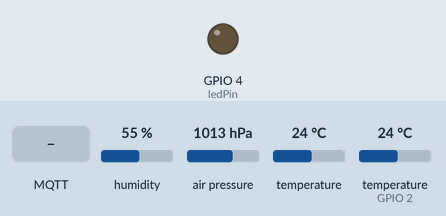
Bench run of a sketch on a simulated ESP32. On the bench: output pins drawn as LEDs (lit = HIGH). Inputs (shaded band) come from the test bench; at power-on: humidity 55 %, air pressure 1013 hPa, temperature 24 °C, temperature (sensor on GPIO 2) 24 °C. WiFi joins after 1.5 s; servers stay silent unless stated; no MQTT or app messages arrive unless stated; what the sketch prints to the serial monitor is not drawn.

Above: at 2.7 s.
2.8 s: MQTT message "on" arrives on the first subscribed topic
At 3.3 s:
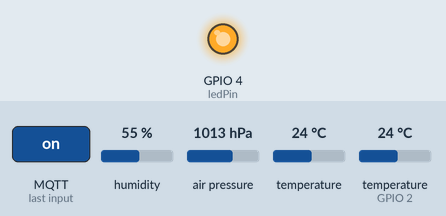
5.8 s: MQTT message "off" arrives on the first subscribed topic
At 6.9 s:
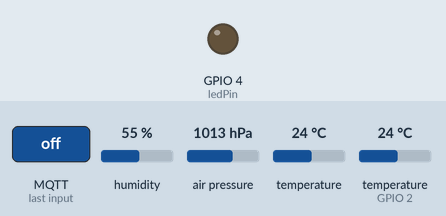
Timing chart, 0 to 8.8 s (numbered marks = the images above; inputs shaded):
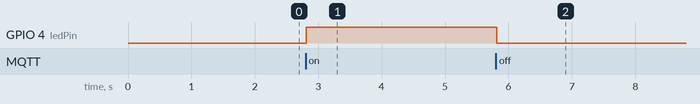

Measured:
- after the input at 2.8 s, GPIO 4 (ledPin): LOW → HIGH at once
- after the input at 5.8 s, GPIO 4 (ledPin): HIGH → LOW at once

The sketch:

esp32_nodered.ino
```cpp
#include <WiFi.h>
const char* ssid = "HUAWEI Y9s";
const char* password = "grey1sucksass2";
WiFiClient espClient;

#include <PubSubClient.h>
const char* mqtt_server = "192.168.43.62";
PubSubClient client(espClient);
long lastMsg = 0;
char msg[50];
int value = 0;

#include <Wire.h>
#include <Adafruit_BMP280.h>
#include <Adafruit_Sensor.h>
#include <SPI.h>
#define BMP_SCK 18
#define BMP_MISO 19
#define BMP_MOSI 23
#define BMP_CS 5
Adafruit_BMP280 bmp; // I2C
#include "DHT.h"
#define dht_dpin 2
#define DHTTYPE DHT11   // DHT 11
DHT dht(dht_dpin, DHTTYPE);


float temperature = 0.0;
float humidite = 0.0;
float pressure =0.0;
float altitude =0.0;
char* topic;
char* messageTemp;
// LED Pin
const int ledPin = 4;

void setup() {
  Serial.begin(9600);

  //status = bme.begin();
  if (!bmp.begin(0x76)) {
    Serial.println("Could not find a valid BME280 sensor, check wiring!");
    while (1);
  }
  Serial.println(" BME280 sensor detected");
  setup_wifi();
  client.setServer(mqtt_server, 1883);
  client.setCallback(callback);

  pinMode(ledPin, OUTPUT);
}

void setup_wifi() {
  delay(10);
  // We start by connecting to a WiFi network
  Serial.println();
  Serial.print("Connecting to ");
  Serial.println(ssid);

  WiFi.begin(ssid, password);

  while (WiFi.status() != WL_CONNECTED) {
    delay(500);
    Serial.print(".");
  }

  Serial.println("");
  Serial.println("WiFi connected");
  Serial.println("IP address: ");
  Serial.println(WiFi.localIP());
}

void callback(char* topic, byte* message, unsigned int length) {
  Serial.print("Message arrived on topic: ");
  Serial.print(topic);
  Serial.print(". Message: ");
  String messageTemp;

  for (int i = 0; i < length; i++) {
    Serial.print((char)message[i]);
    messageTemp += (char)message[i];
  }
  Serial.println();

  if (String(topic) == "Room1/output") {
    Serial.print("Changing output to ");
    if(messageTemp == "on"){
      Serial.println("on");
      digitalWrite(ledPin, HIGH);
    }
    else if(messageTemp == "off"){
      Serial.println("off");
      digitalWrite(ledPin, LOW);
    }
  }
}

void reconnect() {
  // Loop until we're reconnected
  while (!client.connected()) {
    Serial.print("Attempting MQTT connection...");
    // Attempt to connect
    if (client.connect("ESP32Client")) {
      Serial.println("connected");
      // Subscribe
      client.subscribe("Room1/output");
    } else {
      Serial.print("failed, rc=");
      Serial.print(client.state());
      Serial.println(" try again in 5 seconds");
      // Wait 5 seconds before retrying
      delay(5000);
    }
  }
}
void loop() {
  if (!client.connected()) {
    reconnect();
  }
  client.loop();

  long now = millis();
  if (now - lastMsg > 5000) {
    lastMsg = now;

    //  ************* Temperature in Celsius *************

    temperature = bmp.readTemperature();
    char tempString[8];
    dtostrf(temperature, 1, 2, tempString);
    Serial.print("Temperature: ");
    Serial.println(tempString);
    client.publish("Room1/temperature", tempString);

    //  ************* Pression en pascal *************

    pressure = bmp.readPressure();
    char presString[8];
    dtostrf(pressure, 1, 2, presString);
    Serial.print("Pression: ");
    Serial.println(presString);
    client.publish("Room1/pressure", presString);

    //  ************* humidite en % *************

    //humidite = dht.readHumidity();
    float h = dht.readHumidity();
    //char humString[8];
    //dtostrf(humidite, 1, 2, humString);
    char message[10]="" ;
    Serial.print("Humidité: ");
    sprintf(message,"%f",h);
    //Serial.println(humString);
    client.publish("Room1/humidity",message);

    //  ************* Altitude en Metre *************

    altitude = bmp.readAltitude(1013.0);
    char altString[8];
    dtostrf(altitude, 1, 2, altString);
    Serial.print("Altitude: ");
    Serial.println(altString);
    client.publish("Room1/altitude", altString);
  }
  client.subscribe("Room1/output");
  if (String(topic) == "Room1/output") {
  Serial.print("Changing output to ");
  if (messageTemp == "on") {
    Serial.println("on");
    digitalWrite(ledPin, HIGH);
  }
  else if (messageTemp == "off") {
    Serial.println("off");
    digitalWrite(ledPin, LOW);
  }
}
}
```
